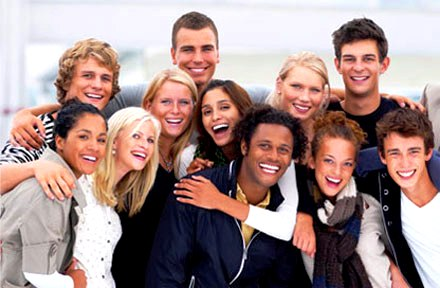
#> input picture test2.jpg, 440 x 288 px
$ jupyter execute yuz_tespiti.ipynb
#> lines starting #> are read from the running program, lines starting #| are printed output that depends on the picture; after the words box and inside, x2 and y2 are one past the last pixel; in counts of white or black regions, pixels touching at a corner belong together
[cell 1]
import numpy as np
import cv2
import matplotlib.pyplot as plt

[cell 2]
img = cv2.imread("test2.jpg")
#> img is the input picture: shape (288, 440, 3); mean B, G, R 135.3, 138, 162.7

[cell 3]
plt.imshow(img);

[cell 4]
gray_scale = cv2.cvtColor(img, cv2.COLOR_BGR2GRAY)
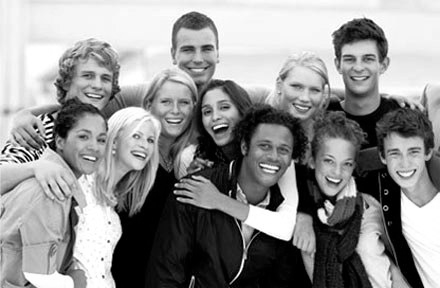
#> gray_scale: shape (288, 440); min 0, max 255, mean 145.1

[cell 5]
plt.imshow(gray_scale);

[cell 6]
face_cascade = cv2.CascadeClassifier(cv2.data.haarcascades + "haarcascade_frontalface_default.xml")
faces = face_cascade.detectMultiScale(gray_scale, 1.2, 5)
#> faces = [[151, 83, 49, 49], [193, 90, 50, 50], [311, 143, 52, 52], [171, 29, 53, 53], [332, 38, 54, 54], [72, 57, 51, 51], [64, 116, 57, 57], [120, 121, 47, 47], [378, 133, 54, 54], [279, 69, 51, 51], [245, 126, 56, 56]]

[cell 7]
for (x, y, w, h) in faces:
     (img, (x,y), (x+w, y+h), (0,0,255), 4)
#> this loop made 11 passes

cv2.imshow("yuz tespiti", img)
cv2.waitKey(0)
cv2.destroyAllWindows()

[cell 8]
def detectFromImage(image):
#> called with image = 'test2.jpg'
    face_cascade = cv2.CascadeClassifier(cv2.data.haarcascades + "haarcascade_frontalface_default.xml")
    img = cv2.imread(image)
    gray_scale = cv2.cvtColor(img, cv2.COLOR_BGR2GRAY)
    faces = face_cascade.detectMultiScale(gray_scale, 1.2, 1)
    print('Yüz Tespiti:', len(faces))
#| Yüz Tespiti: 11
    for (x, y, w, h) in faces:
        cv2.rectangle(img, (x,y), (x+w, y+h), (0,255,0), 4)
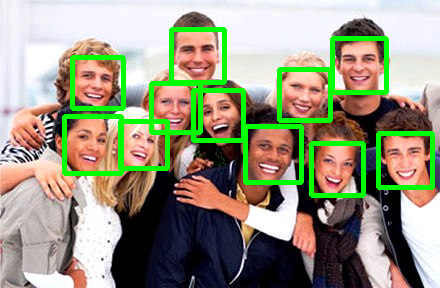
#> img: shape (288, 440, 3); 8.5% of pixels changed, all inside (x1, y1, x2, y2) = (62, 27, 435, 198)

    cv2.imshow("baslik", img)
    cv2.waitKey()
    cv2.destroyAllWindows()

$ run again, with YuzTespiti.PNG saved as test2.jpg
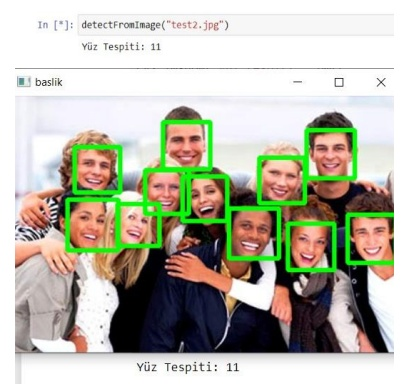
#> input picture YuzTespiti.PNG, 415 x 390 px
#> img is the input picture: shape (390, 415, 3); mean B, G, R 173.3, 187.5, 187.7
#> `gray_scale = cv2.cvtColor(img, cv2.COLOR_BGR2GRAY)`:
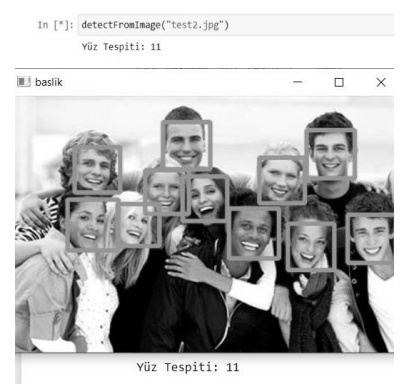
#> gray_scale: shape (390, 415); min 0, max 255, mean 186
#> `faces = face_cascade.detectMultiScale(gray_scale, 1.2, 5)`: faces = [[148, 173, 38, 38], [305, 128, 50, 50], [73, 146, 47, 47], [230, 209, 48, 48], [286, 222, 49, 49], [162, 119, 52, 52], [66, 199, 51, 51], [347, 214, 49, 49]]
#> the loop `for (x, y, w, h) in faces:` made 8 passes
#> in detectFromImage, `faces = face_cascade.detectMultiScale(gray_scale, 1.2, 1)`: faces = [[148, 173, 38, 38], [305, 128, 50, 50], [73, 146, 47, 47], [112, 190, 38, 38], [230, 209, 48, 48], [286, 222, 49, 49], [162, 119, 52, 52], [259, 157, 46, 46], [180, 175, 46, 46], [66, 199, 51, 51], [116, 204, 41, 41], [347, 214, 49, 49]]
#| Yüz Tespiti: 12
#> the loop in detectFromImage, `for (x, y, w, h) in faces:` made 12 passes
#> after the loop in detectFromImage, `for (x, y, w, h) in faces:`:
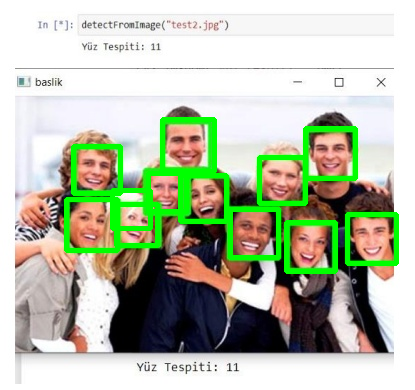
#> img: shape (390, 415, 3); 6.28% of pixels changed, all inside (x1, y1, x2, y2) = (64, 117, 399, 274)
